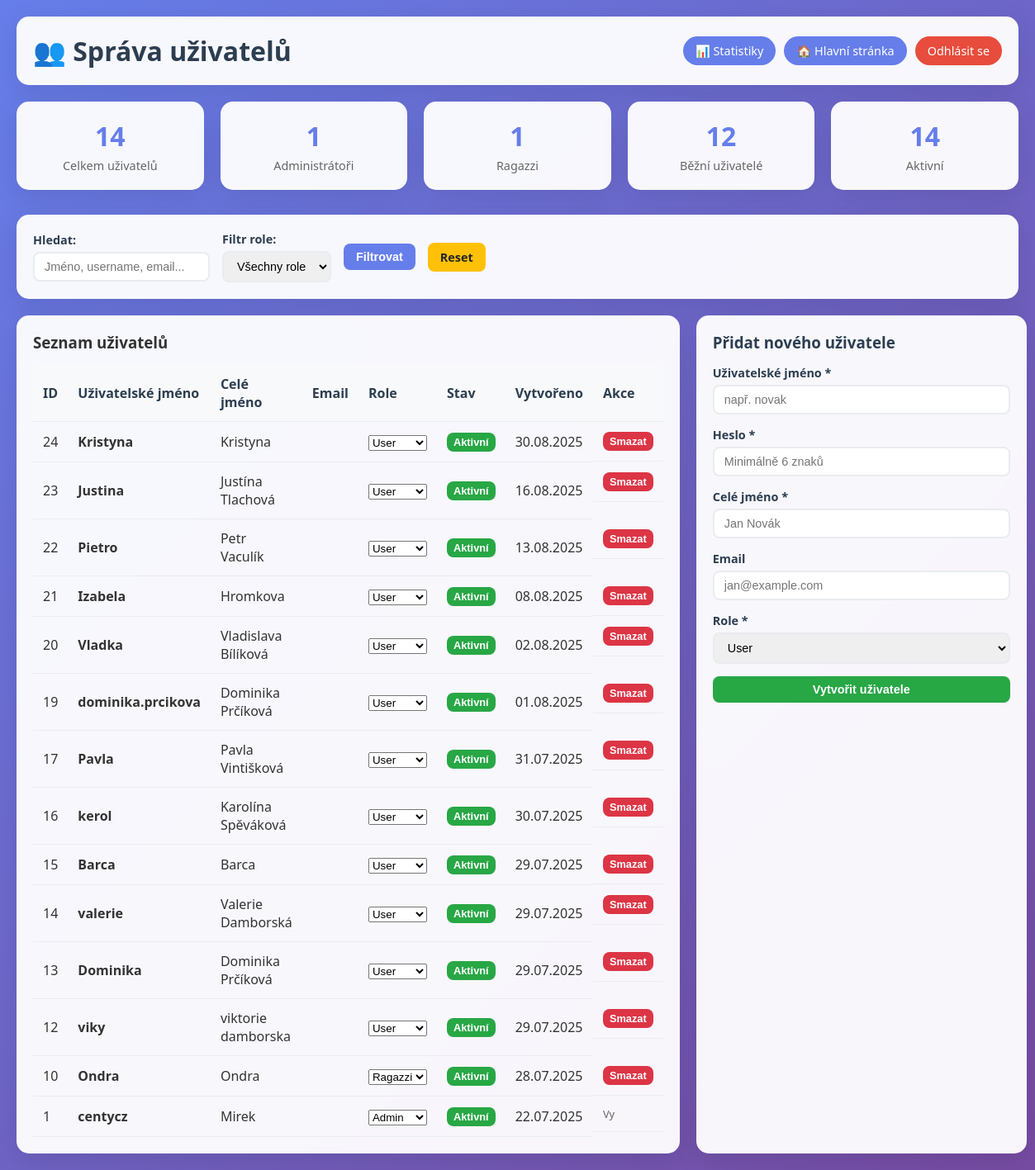
The page /admin/users_management.php (signed in) on the database its author committed.
### tables this page shows
CREATE TABLE `order_users` (
  `id` int(11) NOT NULL,
  `username` varchar(50) NOT NULL,
  `password_hash` varchar(255) NOT NULL,
  `full_name` varchar(100) DEFAULT NULL,
  `is_admin` tinyint(1) DEFAULT 0,
  `created_at` timestamp NULL DEFAULT current_timestamp(),
  `user_role` enum('admin','ragazzi','user') DEFAULT 'user',
  `is_active` tinyint(1) DEFAULT 1,
  `email` varchar(255) DEFAULT NULL
);

### admin/users_management.php (the view, shortened to what this page needs)
<?php
try {
    $pdo = new PDO('mysql:host=127.0.0.1;dbname=pizza_orders;charset=utf8mb4', 'pizza_user', 'pizza');
    $pdo->setAttribute(PDO::ATTR_ERRMODE, PDO::ERRMODE_EXCEPTION);
    $pdo->setAttribute(PDO::ATTR_DEFAULT_FETCH_MODE, PDO::FETCH_ASSOC);
} catch(PDOException $e) {
    die("Databáze není dostupná: " . $e->getMessage());
}
$search = $_GET['search'] ?? '';
$where_conditions = [];
$params = [];
$where_sql = $where_conditions ? 'WHERE ' . implode(' AND ', $where_conditions) : '';
try {
    $columns = $pdo->query("SHOW COLUMNS FROM order_users")->fetchAll(PDO::FETCH_COLUMN);
    $has_is_active = in_array('is_active', $columns);
    $has_email = in_array('email', $columns);
    $has_created_at = in_array('created_at', $columns);
    $has_user_role = in_array('user_role', $columns);
    $select_columns = "id, username, full_name";
    if ($has_email) $select_columns .= ", email";
    if ($has_user_role) $select_columns .= ", user_role";
    else $select_columns .= ", CASE WHEN is_admin = 1 THEN 'admin' ELSE 'user' END as user_role";
    if ($has_is_active) $select_columns .= ", is_active";
    else $select_columns .= ", 1 as is_active";
    if ($has_created_at) $select_columns .= ", created_at";
    else $select_columns .= ", NOW() as created_at";
    $select_columns .= ", is_admin";
    $stmt = $pdo->prepare("SELECT $select_columns FROM order_users $where_sql ORDER BY " .
                         ($has_created_at ? "created_at" : "username") . " DESC");
    $stmt->execute($params);
    $users = $stmt->fetchAll();
} catch (PDOException $e) {
    $error = 'Chyba při načítání uživatelů: ' . $e->getMessage();
    $users = [];
}
?>
<!DOCTYPE html>
<html lang="cs">
<head>
</head>
<body>
    <div class="container">
        <div class="header">
            <h1>👥 Správa uživatelů</h1>
            <div class="nav-links">
                <a href="../protected_statistics.php">📊 Statistiky</a>
                <a href="../index.php">🏠 Hlavní stránka</a>
                <a href="../auth_check.php?logout=1" class="danger">Odhlásit se</a>
            </div>
        </div>
        <div class="stats-cards">
            <?php
            try {
                $columns = $pdo->query("SHOW COLUMNS FROM order_users")->fetchAll(PDO::FETCH_COLUMN);
                $has_user_role = in_array('user_role', $columns);
                $has_is_active = in_array('is_active', $columns);
                if ($has_user_role && $has_is_active) {
                    $stmt = $pdo->query("SELECT
                        COUNT(*) as total,
                        SUM(CASE WHEN user_role = 'admin' THEN 1 ELSE 0 END) as admins,
                        SUM(CASE WHEN user_role = 'ragazzi' THEN 1 ELSE 0 END) as ragazzi,
                        SUM(CASE WHEN user_role = 'user' THEN 1 ELSE 0 END) as users,
                        SUM(CASE WHEN is_active = 1 THEN 1 ELSE 0 END) as active
                    FROM order_users");
                }
                $stats = $stmt->fetch();
            } catch (PDOException $e) {
                $stats = ['total' => 0, 'admins' => 0, 'ragazzi' => 0, 'users' => 0, 'active' => 0];
            }
            ?>
            <div class="stat-card">
                <div class="stat-number"><?= $stats['total'] ?></div>
                <div class="stat-label">Celkem uživatelů</div>
            </div>
            <div class="stat-card">
                <div class="stat-number"><?= $stats['admins'] ?></div>
                <div class="stat-label">Administrátoři</div>
            </div>
            <div class="stat-card">
                <div class="stat-number"><?= $stats['ragazzi'] ?></div>
                <div class="stat-label">Ragazzi</div>
            </div>
            <div class="stat-card">
                <div class="stat-number"><?= $stats['users'] ?></div>
                <div class="stat-label">Běžní uživatelé</div>
            </div>
            <div class="stat-card">
                <div class="stat-number"><?= $stats['active'] ?></div>
                <div class="stat-label">Aktivní</div>
            </div>
        </div>
        <div class="controls">
            <form method="GET" class="controls-row">
                <div class="form-group">
                    <label for="search">Hledat:</label>
                    <input type="text" id="search" name="search" value="<?= htmlspecialchars($search) ?>" placeholder="Jméno, username, email...">
                </div>
                <div class="form-group">
                    <label for="role">Filtr role:</label>
                    <select id="role" name="role">
                        <option value="">Všechny role</option>
                    </select>
                </div>
                <button type="submit" class="btn btn-primary">Filtrovat</button>
                <a href="users_management.php" class="btn btn-warning">Reset</a>
            </form>
        </div>
        <div class="main-content">
            <div class="users-table-container">
                <h3>Seznam uživatelů</h3>
                <table class="users-table">
                    <thead>
                        <tr>
                            <th>ID</th>
                            <th>Uživatelské jméno</th>
                            <th>Celé jméno</th>
                            <th>Email</th>
                            <th>Role</th>
                            <th>Stav</th>
                            <th>Vytvořeno</th>
                            <th>Akce</th>
                        </tr>
                    </thead>
                    <tbody>
                        <?php foreach ($users as $user): ?>
                        <tr data-user-id="<?= $user['id'] ?>">
                            <td><?= $user['id'] ?></td>
                            <td><strong><?= htmlspecialchars($user['username']) ?></strong></td>
                            <td><?= htmlspecialchars($user['full_name']) ?></td>
                            <td><?= htmlspecialchars($user['email'] ?? '') ?></td>
                            <td>
                                <select class="role-select" data-user-id="<?= $user['id'] ?>">
                                    <option value="admin" <?= $user['user_role'] === 'admin' ? 'selected' : '' ?>>Admin</option>
                                    <option value="ragazzi" <?= $user['user_role'] === 'ragazzi' ? 'selected' : '' ?>>Ragazzi</option>
                                    <option value="user" <?= $user['user_role'] === 'user' ? 'selected' : '' ?>>User</option>
                                </select>
                            </td>
                            <td>
                                <button class="status-toggle btn btn-sm <?= ($user['is_active'] ?? 1) ? 'btn-success' : 'btn-danger' ?>"
                                        data-user-id="<?= $user['id'] ?>"
                                        data-status="<?= ($user['is_active'] ?? 1) ? 'active' : 'inactive' ?>">
                                    <?= ($user['is_active'] ?? 1) ? 'Aktivní' : 'Neaktivní' ?>
                                </button>
                            </td>
                            <td><?= date('d.m.Y', strtotime($user['created_at'] ?? 'now')) ?></td>
                            <td class="actions">
                                <?php if ($user['id'] != $_SESSION['order_user_id']): ?>
                                <button class="btn btn-danger btn-sm delete-user" data-user-id="<?= $user['id'] ?>" data-username="<?= htmlspecialchars($user['username']) ?>">
                                    Smazat
                                </button>
                                <?php else: ?>
                                <span style="color: #666; font-size: 0.8rem;">Vy</span>
                                <?php endif; ?>
                            </td>
                        </tr>
                        <?php endforeach; ?>
                    </tbody>
                </table>
            </div>
            <div class="add-user-form">
                <h3>Přidat nového uživatele</h3>
                <form method="POST">
                    <div class="form-group">
                        <label for="username">Uživatelské jméno *</label>
                        <input type="text" id="username" name="username" required placeholder="např. novak">
                    </div>
                    <div class="form-group">
                        <label for="password">Heslo *</label>
                        <input type="password" id="password" name="password" required placeholder="Minimálně 6 znaků">
                    </div>
                    <div class="form-group">
                        <label for="full_name">Celé jméno *</label>
                        <input type="text" id="full_name" name="full_name" required placeholder="Jan Novák">
                    </div>
                    <div class="form-group">
                        <label for="email">Email</label>
                        <input type="email" id="email" name="email" placeholder="jan@example.com">
                    </div>
                    <div class="form-group">
                        <label for="role">Role *</label>
                        <select id="role" name="role" required>
                            <option value="user">User</option>
                        </select>
                    </div>
                    <button type="submit" class="btn btn-success" style="width: 100%;">
                        Vytvořit uživatele
                    </button>
                </form>
            </div>
        </div>
    </div>
</body>
</html>

### admin/users_management.php (style rules this page uses)
* { margin: 0; padding: 0; box-sizing: border-box; }
body { font-family: 'Segoe UI', Tahoma, Geneva, Verdana, sans-serif; background: linear-gradient(135deg, #667eea 0%, #764ba2 100%); min-height: 100vh; color: #333; }
.container { max-width: 1400px; margin: 0 auto; padding: 20px; }
.header { background: rgba(255,255,255,0.95); border-radius: 15px; padding: 20px; margin-bottom: 20px; box-shadow: 0 8px 32px rgba(0,0,0,0.1); backdrop-filter: blur(10px); display: flex; justify-content: space-between; align-items: center; }
.header h1 { color: #2c3e50; display: flex; align-items: center; gap: 10px; }
.nav-links { display: flex; gap: 10px; }
.nav-links a { background: #667eea; color: white; text-decoration: none; padding: 8px 15px; border-radius: 20px; font-size: 0.9rem; transition: background 0.3s; }
.nav-links a.danger { background: #e74c3c; }
.stats-cards { display: grid; grid-template-columns: repeat(auto-fit, minmax(200px, 1fr)); gap: 20px; margin-bottom: 30px; }
.stat-card { background: rgba(255,255,255,0.95); border-radius: 15px; padding: 20px; text-align: center; box-shadow: 0 8px 32px rgba(0,0,0,0.1); backdrop-filter: blur(10px); }
.stat-number { font-size: 2rem; font-weight: bold; color: #667eea; margin-bottom: 5px; }
.stat-label { color: #666; font-size: 0.9rem; }
.controls { background: rgba(255,255,255,0.95); border-radius: 15px; padding: 20px; margin-bottom: 20px; box-shadow: 0 8px 32px rgba(0,0,0,0.1); backdrop-filter: blur(10px); }
.controls-row { display: flex; gap: 15px; align-items: center; flex-wrap: wrap; }
.form-group { display: flex; flex-direction: column; gap: 5px; }
.form-group label { font-weight: 600; color: #2c3e50; font-size: 0.9rem; }
.form-group input, .form-group select { padding: 8px 12px; border: 2px solid #e9ecef; border-radius: 8px; font-size: 0.9rem; transition: border-color 0.2s; }
.btn { padding: 8px 15px; border: none; border-radius: 8px; font-size: 0.9rem; font-weight: 600; cursor: pointer; text-decoration: none; display: inline-block; transition: background 0.2s; }
.btn-primary { background: #667eea; color: white; }
.btn-success { background: #28a745; color: white; }
.btn-warning { background: #ffc107; color: #212529; }
.btn-danger { background: #dc3545; color: white; }
.btn-sm { padding: 4px 8px; font-size: 0.8rem; }
.main-content { display: grid; grid-template-columns: 1fr 400px; gap: 20px; }
.users-table-container { background: rgba(255,255,255,0.95); border-radius: 15px; padding: 20px; box-shadow: 0 8px 32px rgba(0,0,0,0.1); backdrop-filter: blur(10px); }
.users-table { width: 100%; border-collapse: collapse; margin-top: 15px; }
.users-table th, .users-table td { padding: 12px; text-align: left; border-bottom: 1px solid #e9ecef; }
.users-table th { background: #f8f9fa; font-weight: 600; color: #2c3e50; }
.add-user-form { background: rgba(255,255,255,0.95); border-radius: 15px; padding: 20px; box-shadow: 0 8px 32px rgba(0,0,0,0.1); backdrop-filter: blur(10px); }
.add-user-form h3 { color: #2c3e50; margin-bottom: 15px; }
.add-user-form .form-group { margin-bottom: 15px; }
.add-user-form .form-group input, .add-user-form .form-group select { width: 100%; }
.actions { display: flex; gap: 5px; }

### rows shown on the page
order_users: id "24", username "Kristyna", full_name "Kristyna", user_role+id "User", is_active "Aktivní", created_at "30.08.2025"
order_users: id "23", username "Justina", full_name "Justína Tlachová", user_role+id "User", is_active "Aktivní", created_at "16.08.2025"
order_users: id "22", username "Pietro", full_name "Petr Vaculík", user_role+id "User", is_active "Aktivní", created_at "13.08.2025"
order_users: id "21", username "Izabela", full_name "Hromkova", user_role+id "User", is_active "Aktivní", created_at "08.08.2025"
order_users: id "20", username "Vladka", full_name "Vladislava Bílíková", user_role+id "User", is_active "Aktivní", created_at "02.08.2025"
order_users: id "19", username "dominika.prcikova", full_name "Dominika Prčíková", user_role+id "User", is_active "Aktivní", created_at "01.08.2025"
order_users: id "17", username "Pavla", full_name "Pavla Vintišková", user_role+id "User", is_active "Aktivní", created_at "31.07.2025"
order_users: id "16", username "kerol", full_name "Karolína Spěváková", user_role+id "User", is_active "Aktivní", created_at "30.07.2025"
order_users: id "15", username "Barca", full_name "Barca", user_role+id "User", is_active "Aktivní", created_at "29.07.2025"
order_users: id "14", username "valerie", full_name "Valerie Damborská", user_role+id "User", is_active "Aktivní", created_at "29.07.2025"
order_users: id "13", username "Dominika", full_name "Dominika Prčíková", user_role+id "User", is_active "Aktivní", created_at "29.07.2025"
order_users: id "12", username "viky", full_name "viktorie damborska", user_role+id "User", is_active "Aktivní", created_at "29.07.2025"
order_users: id "10", username "Ondra", full_name "Ondra", user_role+id "Ragazzi", is_active "Aktivní", created_at "28.07.2025"
order_users: id "1", username "centycz", full_name "Mirek", user_role+id "Admin", is_active "Aktivní", created_at "22.07.2025", shows "Vy"

### other values the page prints
$stats['total'] "14"
$stats['admins'] "1"
$stats['ragazzi'] "1"
$stats['users'] "12"
$stats['active'] "14"
